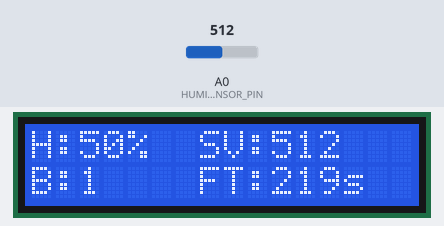
Bench run of a sketch on a simulated Arduino Uno, built with avr-gcc and run on an emulated ATmega328P. Parts: 16×2 character LCD. The inputs (shaded band) are chosen by the test bench; at power-on: A0 (HUMIDITY_SENSOR_PIN) = 512.

Above: at 3.6 s.
3.7 s: A0 (HUMIDITY_SENSOR_PIN) set to 716
At 7.3 s:
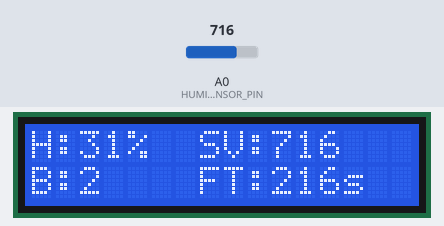
10.5 s: A0 (HUMIDITY_SENSOR_PIN) set to 900
At 12.3 s:
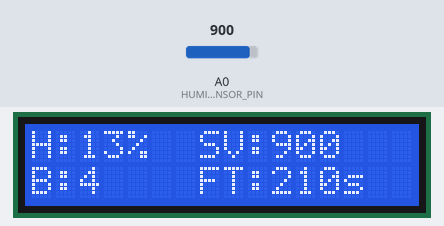
16.5 s: A0 (HUMIDITY_SENSOR_PIN) set to 1023
At 18.5 s:
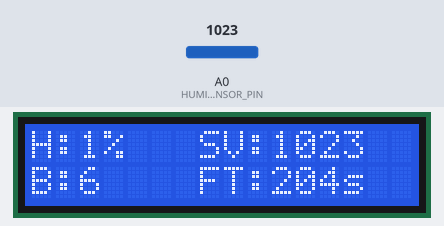
Timing chart, 0 to 20.0 s (numbered marks = the images above; inputs shaded):
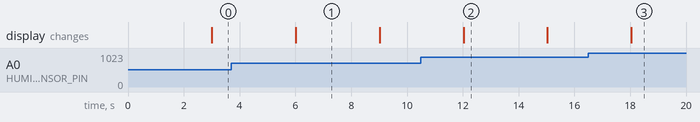

Measured:
- what the display in image 1 shows lasts 3.0 s, from 6.0 s to 9.0 s

The sketch:

probe.ino
```cpp
#include <SPI.h>
#include <SD.h>
#include <LiquidCrystal.h>

#define LCD_RS 10
#define LCD_EN 9
#define LCD_D4 8
#define LCD_D5 7
#define LCD_D6 6
#define LCD_D7 5

#define HUMIDITY_SENSOR_ID 1
#define HUMIDITY_SAMPLING_INTERVAL 3000
#define HUMIDITY_SENSOR_PIN A0

#define SD_CHIP_SELECT 4

#define BUFFER_CAPACITY 75

template<typename T, int N>
class Queue
{
  private:
    int readPtr;
    int writePtr;
    T data[N];
  public:
    Queue() : readPtr(0), writePtr(0) {}

    bool empty() { return count() == 0; }
    bool full() { return count() == N - 1; }
    int count() { return (writePtr - readPtr + N) % N; }

    T pop()
    {
      T val = data[readPtr];
      readPtr = (readPtr + 1) % N;
      return val;
    }

    void push(T e)
    {
      data[writePtr] = e;
      writePtr = (writePtr + 1) % N;
    }
};

typedef void (*Task)(void);

class RepeatingTask
{
  private:
    long lastCall = 0;
    long period;
    Task func;
  public:
    RepeatingTask(long period, Task func) : period(period), func(func) {}

    bool canExecute()
    {
      return millis() - lastCall > period;
    }

    void exec()
    {
      func();
      lastCall = millis();
    }
};

class SensorData
{
  private:
    long timestamp;
    int sensorValue;
    byte sensorId;
  public:
    SensorData() : timestamp(0), sensorValue(0), sensorId(0)
    {
    }

    SensorData(int sensorValue, byte sensorId) : timestamp(millis()), sensorValue(sensorValue), sensorId(sensorId)
    {
    }

    SensorData& operator=(const SensorData& other)
    {
      timestamp = other.timestamp;
      sensorValue = other.sensorValue;
      sensorId = other.sensorId;
    }

    String serialize()
    {
      String s = "";
      s += String(timestamp);
      s += ",";
      s += String(sensorId);
      s += ",";
      s += String(sensorValue);
      return s;
    }
};

LiquidCrystal lcd(LCD_RS, LCD_EN, LCD_D4, LCD_D5, LCD_D6, LCD_D7);
Queue<SensorData, BUFFER_CAPACITY> dataBuffer;

void readSensor()
{
  if (!dataBuffer.full())
  {
    int sensorValue = analogRead(HUMIDITY_SENSOR_PIN);
    SensorData data(sensorValue, HUMIDITY_SENSOR_ID);
    dataBuffer.push(data);
    int humidity = map(sensorValue, 0, 1024, 100, 0);
    lcd.clear();
    lcd.print("H:");
    lcd.print(humidity);
    lcd.print("%");
    lcd.setCursor(7, 0);
    lcd.print("SV:");
    lcd.print(sensorValue);
    lcd.setCursor(0, 1);
    lcd.print("B:");
    lcd.print(dataBuffer.count());
    lcd.setCursor(7, 1);
    lcd.print("FT:");
    lcd.print((BUFFER_CAPACITY - dataBuffer.count() - 1) * HUMIDITY_SAMPLING_INTERVAL / 1000);
    lcd.print("s");
  }
}

void writeData()
{
  bool success = SD.begin(SD_CHIP_SELECT);
  if (success)
  {
    String filename = String(millis()) + ".csv";
    File dataFile = SD.open(filename, FILE_WRITE);
    if (dataFile)
    {
      Serial.print("Opened file: ");
      Serial.println(filename);
      while (!dataBuffer.empty())
      {
        String serializedData = dataBuffer.pop().serialize();
        Serial.print("Writing: ");
        Serial.println(serializedData);
        dataFile.write(serializedData.c_str());
        dataFile.write("\n");
      }
      dataFile.close();
    }
    SD.end();
  }
}

RepeatingTask tasks[] = {
  RepeatingTask(HUMIDITY_SAMPLING_INTERVAL, readSensor),
  RepeatingTask(30000, writeData)
};

void setup()
{
  lcd.begin(16, 2);
}

void loop()
{
  for (int i = 0; i < sizeof(tasks) / sizeof(RepeatingTask); i++)
  {
    if (tasks[i].canExecute())
      tasks[i].exec();
  }
}
```
